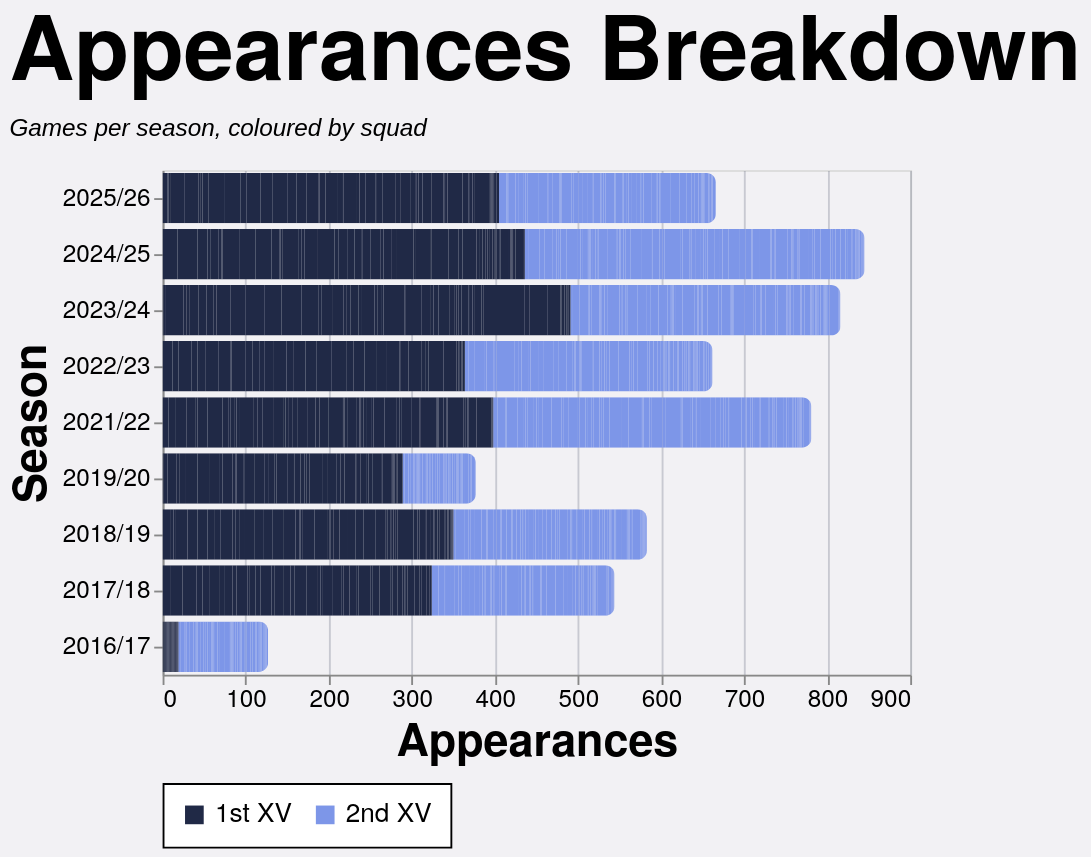

Describe this chart as a Vega-Lite specification.
### Vega-Lite specification from a JSON file in a GitHub repository (floating-point values rounded to 4 significant figures; data arrays with more than 128 entries replaced by an {"elided": "..."} marker saying what was removed)
{"config": {"axis": {"labelFont": "PT Sans Narrow, Helvetica Neue, Helvetica, Arial, sans-serif", "titleFont": "PT Sans Narrow, Helvetica Neue, Helvetica, Arial, sans-serif", "labelFontSize": 13, "titleFontSize": 24, "gridColor": "#202947", "gridOpacity": 0.2, "zindex": 1}, "text": {"font": "Lato, sans-serif"}, "bar": {"cornerRadiusEnd": 5}, "header": {"labelFont": "PT Sans Narrow, Helvetica Neue, Helvetica, Arial, sans-serif", "titleFont": "PT Sans Narrow, Helvetica Neue, Helvetica, Arial, sans-serif", "labelFontSize": 24, "titleFontSize": 28, "labelFontWeight": "bold", "orient": "left"}, "legend": {"labelFont": "PT Sans Narrow, Helvetica Neue, Helvetica, Arial, sans-serif", "titleFont": "PT Sans Narrow, Helvetica Neue, Helvetica, Arial, sans-serif", "labelFontSize": 14, "titleFontSize": 16, "titlePadding": 5, "fillColor": "white", "strokeColor": "black", "padding": 10, "titleFontWeight": "lighter", "titleFontStyle": "italic", "titleColor": "gray", "offset": 10}, "title": {"font": "PT Sans Narrow, Helvetica Neue, Helvetica, Arial, sans-serif", "fontSize": 48, "fontWeight": "bold", "anchor": "start", "align": "center", "titlePadding": 20, "subtitlePadding": 10, "subtitleFontSize": 13, "subtitleColor": "", "subtitleFontStyle": "italic", "offset": 15, "color": "black"}, "axisX": {"labelAngle": 0}, "facet": {"title": null, "header": null, "align": {"row": "each", "column": "each"}}, "resolve": {"scale": {"y": "independent", "facet": "independent"}}, "background": "#f2f1f4", "scale": {"offsetBandPaddingOuter": 0.2, "offsetBandPaddingInner": 0.1}}, "data": {"name": "data-df471df05ff49f9a2d67f1e3deb29605"}, "mark": {"type": "bar"}, "encoding": {"color": {"field": "color_value", "legend": {"orient": "bottom", "title": null}, "scale": {"domain": ["1st XV", "2nd XV"], "range": ["#202946", "#7d96e8"]}, "sort": {"field": "sum(apps)", "op": "sum", "order": "descending"}, "type": "nominal"}, "tooltip": [{"field": "player", "title": "Player", "type": "nominal"}, {"field": "season", "title": "Season", "type": "nominal"}, {"field": "color_value", "title": "Group", "type": "nominal"}, {"aggregate": "sum", "field": "apps", "title": "Appearances", "type": "quantitative"}], "x": {"aggregate": "sum", "field": "apps", "title": "Appearances", "type": "quantitative"}, "y": {"field": "season", "sort": {"field": "season_sort", "op": "max", "order": "descending"}, "title": "Season", "type": "nominal"}}, "height": {"step": 30}, "title": {"text": "Appearances Breakdown", "subtitle": "Games per season, coloured by squad"}, "width": 400, "$schema": "https://vega.github.io/schema/vega-lite/v5.20.1.json", "datasets": {"data-df471df05ff49f9a2d67f1e3deb29605": {"elided": "2516 records"}}}
